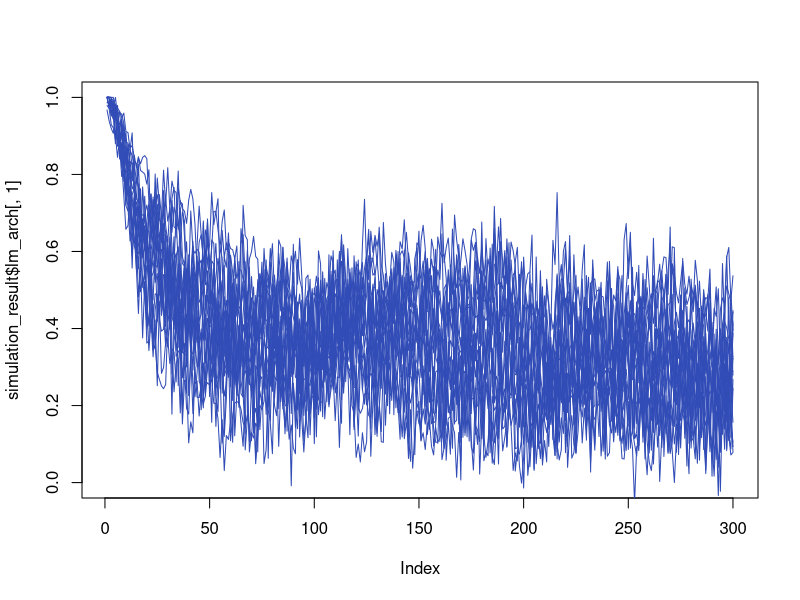

Here is the R script that generated this plot:
## Zoya Wani zoyawani1@tamu.edu
## Andres Barboza P. andresdbp@tamu.edu
## April 16, 2024


###### Starting Conditions #########
N <- 100 #population
loci <- 100 # positions on the genome 
mu <- 10^-5 # human mutation rate 10^-9 for an individual nucleotide
baseval <- 0 # this is a base minimum value for our phenotype
loci.imp <- sort(sample(1:loci, loci/10))
opt <- 10
sigma <- 5
gen <- 300
arch <- "sign" # add, sign, inc, dec
sag <- 1.1
sign_flag <- "alter" # half, alter
###### End Starting Conditions #########

###### FUNCTIONS #########

GetPopulation <- function(N,loci){

  #pop <- matrix(sample(1:4, N*loci, replace=T), N, loci)
  pop <- matrix(rep(1, N*loci), N, loci) 

  # 0,0 = 1
  # 0,1 = 2
  # 1,0 = 3
  # 1,1 = 4
  
  return(pop)
  
}

MutatePop <- function(pop, mu) {
  # Probability of an individual having at least one mutation
  mut.prob <- 1 - (1 - mu)^1547  # 1547 is the number of base pairs in the coding region
  
  # Determine mutation coordinates where random values are less than mut.prob
  mut.coord <- which(matrix(runif(nrow(pop) * ncol(pop)), 
                            nrow = nrow(pop), ncol = ncol(pop)) < mut.prob, 
                     arr.ind = TRUE)
  
  apply_mutations <- function(pop, coordinates) {
    for (i in seq_len(nrow(coordinates))) {
      row_index <- coordinates[i, 1]
      col_index <- coordinates[i, 2]
      value <- pop[row_index, col_index]
      
      # switches values 
      pop[row_index, col_index] <- switch(value,
                                          sample(c(2, 3), 1),  # for 1
                                          sample(c(1, 4), 1),  # for 2
                                          sample(c(1, 4), 1),  # for 3
                                          sample(c(2, 3), 1))  # for 4
    }
    return(pop)
  }
  
  # Apply mutations to the population matrix
  mutants <- apply_mutations(pop, mut.coord)
  return(mutants)
}

GetPheno <- function(pop, loci.imp, baseval, arch, sign_flag){
  temppop <- pop[,loci.imp]
  temppop[temppop==1] <- 0
  temppop[temppop %in% c(2, 3)] <- 1
  temppop[temppop == 4] <- 2
  
  if(arch == "add") {
    phenos <- rowSums(temppop) + baseval
  }
  
  if(arch == "sign") {
    if (sign_flag == "half") {
      dir_loci <- temppop[, 1:(length(loci.imp)/2)]
      inv_loci <- temppop[, (length(loci.imp)/2)+1:(length(loci.imp)/2)]
    } else if (sign_flag == "alter") {
      dir_loci <- temppop[, seq(1, length(loci.imp), by = 2)]
      inv_loci <- temppop[, seq(2, length(loci.imp), by = 2)]
    }
    
    cond1 <- (dir_loci == 2 & inv_loci == 2) | (dir_loci == 0 & inv_loci == 0)
    cond2 <- (dir_loci == 2 & inv_loci == 0) | (dir_loci == 0 & inv_loci == 2)
    cond3 <- (dir_loci == 1 | inv_loci == 1)

    phenos <- baseval + rowSums(4 * cond1 + 0 * cond2 + 2 * cond3)
  }
  
  if(arch == "inc") {
    phenos <- (length(loci.imp)*2)*((rowSums(temppop) + baseval)/(length(loci.imp)*2))^sag
  }
  
  if(arch == "dec") {
    phenos <- baseval + (length(loci.imp) * 2 - baseval) * ((rowSums(temppop) + baseval - baseval) / (length(loci.imp) * 2 - baseval))^(1/sag)
  }
  
  return(phenos)
}

GetFit <- function(obs, opt, sigma){
  numer <- (obs - opt)^2
  denom <- (2 * sigma)^2
  w <- exp(-(numer / denom))
  return(w)
}

Reproduction <- function(pop, N, w, loci) {
  # Sample parents based on fitness probabilities
  parents <- sample(N, size = 2 * N, replace = TRUE, prob = w)
  
  # Generate haplotype selection matrix
  recomb <- pmax(pmin(rpois(n = 2 * N, lambda = 10), loci), 1)
  haplotypes <- matrix(unlist(lapply(recomb, function(r) rep(sample(1:2, r, replace = TRUE), each = ceiling(loci / r), length.out = loci))),
                       nrow = 2 * N, ncol = loci, byrow = TRUE)

  # Gamete formation
  gametes <- ifelse(
    pop[parents, ] == 1,  # Genotype 1 -> Both alleles are 0
    0,
    ifelse(
      pop[parents, ] == 4,  # Genotype 4 -> Both alleles are 1
      1,
      ifelse(
        pop[parents, ] == 2,  # Genotype 2 -> Depends on haplotype
        ifelse(haplotypes == 1, 0, 1),
        ifelse(haplotypes == 1, 1, 0)  # Genotype 3 -> Depends on haplotype
      )
    )
  )
  # Fertilization: Pair gametes to form diploid genotypes
  maternal_gametes <- gametes[seq(1, 2 * N, by = 2), ]
  paternal_gametes <- gametes[seq(2, 2 * N, by = 2), ]
  new_population <- 1 + maternal_gametes + paternal_gametes * 2
  
  return(new_population)
}

GetArch <- function(pop, loci.imp, phenos) {
  
  pop <- pop[, loci.imp]
  
  # Additive
  a_mat <- matrix(0, nrow = N, ncol = length(loci.imp))
  a_mat[pop == 1] <- 1
  a_mat[pop == 4] <- -1
  
  fit <- lm(phenos ~ a_mat)
  R2a <- summary(fit)$adj.r.squared
  
  # Dominance
  d_mat <- matrix(1, nrow = N, ncol = length(loci.imp))
  d_mat[pop == 1 | pop == 4] <- 0
  
  fit <- lm(phenos ~ a_mat + d_mat)
  R2ad <- summary(fit)$adj.r.squared
  
  # Epistasis
  # Precompute pairs of indices for interaction terms
  if (sign_flag == "alter") {
    indices <- seq(1, ncol(pop), by = 2)
  } else {
    half_cols <- ncol(pop) / 2
    indices <- 1:half_cols
  }
  
  # Compute epistatic interaction matrices
  e_mat_aa <- a_mat[, indices] * a_mat[, indices + ifelse(sign_flag == "alter", 1, half_cols)]
  e_mat_ad <- a_mat[, indices] * d_mat[, indices + ifelse(sign_flag == "alter", 1, half_cols)]
  e_mat_dd <- d_mat[, indices] * d_mat[, indices + ifelse(sign_flag == "alter", 1, half_cols)]
  
  fit <- lm(phenos ~ a_mat + d_mat + e_mat_aa + e_mat_ad + e_mat_dd)
  R2ade <- summary(fit)$adj.r.squared
  
  return(c(R2a, R2ad, R2ade))
}

SimulateGenerations <- function(N, loci, mu, baseval, loci.imp, opt, gen, sigma, arch, sign_flag, verbose) {
  pop <- GetPopulation(N, loci)
  avg_phenos <- numeric(gen)
  lm_arch <- matrix(NA, nrow = gen, ncol = 3)
  for (generation in 1:gen) {
    pop <- MutatePop(pop, mu)
    phenos <- GetPheno(pop, loci.imp, baseval, arch, sign_flag)
    avg_phenos[generation] <- mean(phenos)
    lm_arch[generation, ] <- GetArch(pop, loci.imp, phenos)
    w <- GetFit(phenos, opt, sigma)
    pop <- Reproduction(pop, N, w, loci)
    if(verbose) print(generation)
  }
  return(list(final_population = pop, avg_phenos = avg_phenos, lm_arch = lm_arch))
}

# Run the simulation
iter <- 20
for (i in 1:iter) {
  print(i)
  simulation_result <- SimulateGenerations(N, loci, mu, baseval, loci.imp, opt, gen, sigma, arch, sign_flag, verbose=F)
  epi <- (simulation_result$lm_arch[,3]-simulation_result$lm_arch[,2])
  if(i == 1) {
    plot(simulation_result$lm_arch[,1], type = "l", col = "#314CB6",
         ylim = c(0, 1))
  }else{
    lines(simulation_result$lm_arch[,1], col = "#314CB6")
  }
}




# snippet
# plot(GetFit(obs=seq(from=0,to=20, length.out=100), 20, sigma=5)~seq(from=0,to=20, length.out=100))
